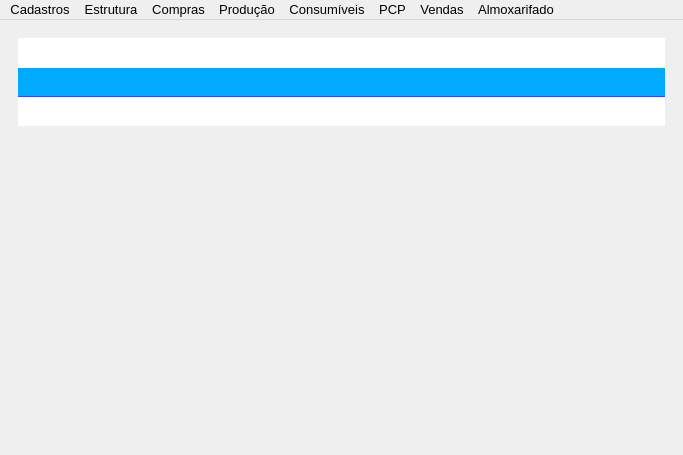
<?xml version="1.0" encoding="UTF-8"?>
<ui version="4.0">
 <class>Menu_Principal</class>
 <widget class="QMainWindow" name="Menu_Principal">
  <property name="geometry">
   <rect>
    <x>0</x>
    <y>0</y>
    <width>683</width>
    <height>455</height>
   </rect>
  </property>
  <property name="sizePolicy">
   <sizepolicy hsizetype="Preferred" vsizetype="Preferred">
    <horstretch>0</horstretch>
    <verstretch>0</verstretch>
   </sizepolicy>
  </property>
  <property name="maximumSize">
   <size>
    <width>16777215</width>
    <height>16777215</height>
   </size>
  </property>
  <property name="windowTitle">
   <string>ERP Suzuki</string>
  </property>
  <property name="windowIcon">
   <iconset>
    <normaloff>../../menu/icones/maquinas.jpg</normaloff>../../menu/icones/maquinas.jpg</iconset>
  </property>
  <property name="styleSheet">
   <string notr="true"/>
  </property>
  <widget class="QWidget" name="centralwidget">
   <property name="maximumSize">
    <size>
     <width>16777215</width>
     <height>16777215</height>
    </size>
   </property>
   <layout class="QVBoxLayout" name="verticalLayout">
    <item>
     <widget class="QWidget" name="widget" native="true">
      <property name="styleSheet">
       <string notr="true"/>
      </property>
      <layout class="QVBoxLayout" name="verticalLayout_5">
       <item>
        <widget class="QWidget" name="widget_7" native="true">
         <property name="minimumSize">
          <size>
           <width>0</width>
           <height>88</height>
          </size>
         </property>
         <property name="maximumSize">
          <size>
           <width>16777215</width>
           <height>88</height>
          </size>
         </property>
         <property name="styleSheet">
          <string notr="true">background-color: qlineargradient(spread:pad, x1:0, y1:0, x2:0, y2:1, stop:0.329545 rgba(255, 255, 255, 255), stop:0.339799 rgba(255, 255, 255, 255), stop:0.340909 rgba(0, 170, 255, 255), stop:0.662444 rgba(0, 170, 255, 255), stop:0.662469 rgba(0, 0, 255, 255), stop:0.670455 rgba(255, 255, 255, 255));</string>
         </property>
         <layout class="QHBoxLayout" name="horizontalLayout_2">
          <property name="spacing">
           <number>20</number>
          </property>
         </layout>
        </widget>
       </item>
       <item>
        <widget class="QWidget" name="widget_8" native="true"/>
       </item>
      </layout>
     </widget>
    </item>
    <item>
     <widget class="QWidget" name="widget_2" native="true">
      <property name="minimumSize">
       <size>
        <width>0</width>
        <height>150</height>
       </size>
      </property>
      <property name="maximumSize">
       <size>
        <width>16777215</width>
        <height>150</height>
       </size>
      </property>
      <property name="styleSheet">
       <string notr="true"/>
      </property>
      <layout class="QHBoxLayout" name="horizontalLayout">
       <property name="leftMargin">
        <number>0</number>
       </property>
       <property name="topMargin">
        <number>0</number>
       </property>
       <property name="rightMargin">
        <number>0</number>
       </property>
       <property name="bottomMargin">
        <number>0</number>
       </property>
       <item>
        <widget class="QWidget" name="widget_4" native="true">
         <property name="styleSheet">
          <string notr="true"/>
         </property>
         <layout class="QVBoxLayout" name="verticalLayout_2">
          <property name="leftMargin">
           <number>6</number>
          </property>
          <property name="topMargin">
           <number>6</number>
          </property>
          <property name="rightMargin">
           <number>6</number>
          </property>
          <property name="bottomMargin">
           <number>6</number>
          </property>
          <item>
           <widget class="QWidget" name="widget_6" native="true">
            <property name="styleSheet">
             <string notr="true"/>
            </property>
           </widget>
          </item>
          <item>
           <widget class="QWidget" name="widget_5" native="true">
            <property name="minimumSize">
             <size>
              <width>0</width>
              <height>0</height>
             </size>
            </property>
            <property name="maximumSize">
             <size>
              <width>16777215</width>
              <height>16777215</height>
             </size>
            </property>
            <property name="styleSheet">
             <string notr="true"/>
            </property>
            <layout class="QVBoxLayout" name="verticalLayout_3">
             <property name="leftMargin">
              <number>6</number>
             </property>
             <property name="topMargin">
              <number>6</number>
             </property>
             <property name="rightMargin">
              <number>6</number>
             </property>
             <property name="bottomMargin">
              <number>6</number>
             </property>
             <item>
              <widget class="QLabel" name="label_versao">
               <property name="minimumSize">
                <size>
                 <width>0</width>
                 <height>18</height>
                </size>
               </property>
               <property name="maximumSize">
                <size>
                 <width>16777215</width>
                 <height>18</height>
                </size>
               </property>
               <property name="sizeIncrement">
                <size>
                 <width>0</width>
                 <height>0</height>
                </size>
               </property>
               <property name="font">
                <font>
                 <pointsize>7</pointsize>
                 <weight>75</weight>
                 <bold>true</bold>
                </font>
               </property>
               <property name="text">
                <string/>
               </property>
               <property name="alignment">
                <set>Qt::AlignLeading|Qt::AlignLeft|Qt::AlignVCenter</set>
               </property>
              </widget>
             </item>
             <item>
              <widget class="QLabel" name="label_DataVersao">
               <property name="minimumSize">
                <size>
                 <width>0</width>
                 <height>18</height>
                </size>
               </property>
               <property name="maximumSize">
                <size>
                 <width>16777215</width>
                 <height>18</height>
                </size>
               </property>
               <property name="font">
                <font>
                 <pointsize>7</pointsize>
                 <weight>75</weight>
                 <bold>true</bold>
                </font>
               </property>
               <property name="text">
                <string/>
               </property>
               <property name="alignment">
                <set>Qt::AlignLeading|Qt::AlignLeft|Qt::AlignVCenter</set>
               </property>
              </widget>
             </item>
             <item>
              <widget class="QLabel" name="label_Usuario">
               <property name="minimumSize">
                <size>
                 <width>0</width>
                 <height>18</height>
                </size>
               </property>
               <property name="maximumSize">
                <size>
                 <width>16777215</width>
                 <height>18</height>
                </size>
               </property>
               <property name="font">
                <font>
                 <pointsize>7</pointsize>
                 <weight>75</weight>
                 <bold>true</bold>
                </font>
               </property>
               <property name="text">
                <string/>
               </property>
              </widget>
             </item>
            </layout>
           </widget>
          </item>
         </layout>
        </widget>
       </item>
       <item>
        <widget class="QWidget" name="widget_3" native="true">
         <property name="minimumSize">
          <size>
           <width>400</width>
           <height>0</height>
          </size>
         </property>
         <property name="maximumSize">
          <size>
           <width>400</width>
           <height>16777215</height>
          </size>
         </property>
         <property name="styleSheet">
          <string notr="true"/>
         </property>
         <layout class="QVBoxLayout" name="verticalLayout_4">
          <item>
           <widget class="QLabel" name="label">
            <property name="text">
             <string/>
            </property>
            <property name="scaledContents">
             <bool>true</bool>
            </property>
           </widget>
          </item>
         </layout>
        </widget>
       </item>
      </layout>
     </widget>
    </item>
   </layout>
  </widget>
  <widget class="QMenuBar" name="menuBar">
   <property name="geometry">
    <rect>
     <x>0</x>
     <y>0</y>
     <width>683</width>
     <height>23</height>
    </rect>
   </property>
   <property name="font">
    <font>
     <pointsize>10</pointsize>
    </font>
   </property>
   <widget class="QMenu" name="menu_Producao">
    <property name="title">
     <string>Produção</string>
    </property>
    <addaction name="action_OP_Incluir"/>
    <addaction name="action_OP_Alterar"/>
    <addaction name="action_OP_Consumo"/>
    <addaction name="action_OP_Encerar"/>
    <addaction name="action_OP_Excluir"/>
    <addaction name="action_Producao_Status"/>
   </widget>
   <widget class="QMenu" name="menu_Estoque">
    <property name="title">
     <string>Almoxarifado</string>
    </property>
    <addaction name="action_Est_Mov"/>
    <addaction name="action_Est_Final"/>
   </widget>
   <widget class="QMenu" name="menu_Produto">
    <property name="title">
     <string>Cadastros</string>
    </property>
    <widget class="QMenu" name="menuProduto">
     <property name="title">
      <string>Produto</string>
     </property>
     <addaction name="action_Prod_Incluir"/>
     <addaction name="actionAlterar_Produto"/>
     <addaction name="action_Consultar_Produto"/>
     <addaction name="actionPesquisar_Produto"/>
     <addaction name="actionImprimir_Fichas"/>
    </widget>
    <widget class="QMenu" name="menuProduto_Preliminar">
     <property name="title">
      <string>Produto Preliminar</string>
     </property>
     <addaction name="action_Pre_Incluir_2"/>
     <addaction name="action_Pre_Status_2"/>
    </widget>
    <addaction name="menuProduto_Preliminar"/>
    <addaction name="menuProduto"/>
    <addaction name="actionConjunto"/>
    <addaction name="actionCliente"/>
    <addaction name="actionFornecedor"/>
    <addaction name="actionFuncionario"/>
    <addaction name="actionNatureza_Opera_o_CFOP"/>
    <addaction name="actionTipo_de_Material"/>
    <addaction name="actionProjetos"/>
    <addaction name="actionLocais_de_Estoque"/>
   </widget>
   <widget class="QMenu" name="menu_Compras">
    <property name="title">
     <string>Compras</string>
    </property>
    <widget class="QMenu" name="menu_Solicitacao">
     <property name="title">
      <string>Solicitação</string>
     </property>
     <addaction name="action_Sol_Incluir"/>
    </widget>
    <widget class="QMenu" name="menu_Requisicao">
     <property name="title">
      <string>Requisição</string>
     </property>
     <addaction name="action_Req_Incluir"/>
    </widget>
    <widget class="QMenu" name="menu_OC">
     <property name="title">
      <string>Ordem de Compra</string>
     </property>
     <addaction name="action_OC_Incluir"/>
     <addaction name="action_OC_Alterar"/>
    </widget>
    <addaction name="menu_Solicitacao"/>
    <addaction name="menu_Requisicao"/>
    <addaction name="menu_OC"/>
    <addaction name="action_Compras_Status"/>
   </widget>
   <widget class="QMenu" name="menu_Plano">
    <property name="title">
     <string>PCP</string>
    </property>
    <addaction name="action_Pcp_Previsao"/>
    <addaction name="action_Pcp_Produto"/>
   </widget>
   <widget class="QMenu" name="menu_Vendas">
    <property name="title">
     <string>Vendas</string>
    </property>
    <widget class="QMenu" name="menu_PI">
     <property name="title">
      <string>Pedido Interno (PI)</string>
     </property>
     <addaction name="action_PI_Incluir"/>
     <addaction name="action_PI_Alterar"/>
    </widget>
    <widget class="QMenu" name="menu_OV">
     <property name="title">
      <string>Ordem de Venda (OV)</string>
     </property>
     <addaction name="action_OV_Incluir"/>
     <addaction name="action_OV_Alterar"/>
    </widget>
    <addaction name="menu_PI"/>
    <addaction name="menu_OV"/>
    <addaction name="action_Vendas_Status"/>
   </widget>
   <widget class="QMenu" name="menuEstrutura">
    <property name="title">
     <string>Estrutura</string>
    </property>
    <addaction name="actionCadastrar_Vers_o"/>
    <addaction name="action_Estr_Incluir"/>
    <addaction name="action_Estr_Custo"/>
   </widget>
   <widget class="QMenu" name="menuConsum_veis">
    <property name="title">
     <string>Consumíveis</string>
    </property>
    <addaction name="action_CI_Incluir"/>
   </widget>
   <addaction name="menu_Produto"/>
   <addaction name="menuEstrutura"/>
   <addaction name="menu_Compras"/>
   <addaction name="menu_Producao"/>
   <addaction name="menuConsum_veis"/>
   <addaction name="menu_Plano"/>
   <addaction name="menu_Vendas"/>
   <addaction name="menu_Estoque"/>
  </widget>
  <action name="action_Incluir_Sol">
   <property name="text">
    <string>Inclui Solicitação</string>
   </property>
  </action>
  <action name="action_Consulta_Sol">
   <property name="text">
    <string>Consulta Solicitação</string>
   </property>
  </action>
  <action name="action_Consome_OS">
   <property name="text">
    <string>&quot;ANTIGO&quot; Consumo OS</string>
   </property>
  </action>
  <action name="action_IncluirOC_PDF">
   <property name="text">
    <string>Inclui OC (PDF)</string>
   </property>
  </action>
  <action name="action_Inclui_OP">
   <property name="text">
    <string>Inclui OP</string>
   </property>
  </action>
  <action name="action_Altera_OP">
   <property name="text">
    <string>Altera OP</string>
   </property>
  </action>
  <action name="action_Consulta_OP">
   <property name="text">
    <string>Consulta OP</string>
   </property>
  </action>
  <action name="action_Consumo_OP">
   <property name="text">
    <string>Consumo OP</string>
   </property>
  </action>
  <action name="action_Inclui_Req7">
   <property name="text">
    <string>Inclui Requisição1</string>
   </property>
  </action>
  <action name="a1ction_Consulta_Req">
   <property name="text">
    <string>Consulta Requisição1</string>
   </property>
  </action>
  <action name="action_Produto_PCP">
   <property name="text">
    <string>Consulta Produto1</string>
   </property>
   <property name="iconVisibleInMenu">
    <bool>true</bool>
   </property>
  </action>
  <action name="action_Encerra_OP">
   <property name="text">
    <string>Encerra OP</string>
   </property>
  </action>
  <action name="action_Est_Mov">
   <property name="text">
    <string>Movimentação</string>
   </property>
  </action>
  <action name="actionCadastro_Equipamento_N_S_rie">
   <property name="text">
    <string>Cadastro Equipamento (Nº Série)</string>
   </property>
  </action>
  <action name="actionCadastro_Par_metro_Checklist">
   <property name="text">
    <string>Cadastro Parâmetro/Checklist</string>
   </property>
  </action>
  <action name="actionIncluir_Par_metro_Check_M_quina">
   <property name="text">
    <string>Incluir Parâmetro Check/Máquina</string>
   </property>
  </action>
  <action name="actionIncluir_M_quinas_ao_Cliente">
   <property name="text">
    <string>Incluir Máquinas/Cliente</string>
   </property>
  </action>
  <action name="actionIncluir_Equipamento_M_quina">
   <property name="text">
    <string>Incluir Equipamento/Máquina</string>
   </property>
  </action>
  <action name="action_MP_Maquina">
   <property name="text">
    <string>Maquinas</string>
   </property>
  </action>
  <action name="action_MP_Equipamento">
   <property name="text">
    <string>Equipamentos</string>
   </property>
  </action>
  <action name="action_MP_EtapaMaq">
   <property name="text">
    <string>Etapas/Maquina</string>
   </property>
  </action>
  <action name="action_MP_ParaMaq">
   <property name="text">
    <string>Parâmetro Check/Máquina</string>
   </property>
  </action>
  <action name="action_MP_EquipMaq">
   <property name="text">
    <string>Equipamento/Máquina</string>
   </property>
  </action>
  <action name="action_Incluir_MP">
   <property name="text">
    <string>Incluir MP</string>
   </property>
  </action>
  <action name="action_MP_Acompanha">
   <property name="text">
    <string>Acompanhar MP</string>
   </property>
  </action>
  <action name="action_MP_Parametro">
   <property name="text">
    <string>Parâmetros</string>
   </property>
  </action>
  <action name="action_MP_Usuario">
   <property name="text">
    <string>Usuários</string>
   </property>
  </action>
  <action name="action_MP_MaqCliente">
   <property name="text">
    <string>Máquina/Cliente</string>
   </property>
  </action>
  <action name="action_Incluir_PCP">
   <property name="text">
    <string>Incluir Plano</string>
   </property>
  </action>
  <action name="action_Previsao_PCP">
   <property name="text">
    <string>Previsão Entrega Plano1</string>
   </property>
  </action>
  <action name="action_IncluirOC">
   <property name="text">
    <string>Inclui OC (Manual)</string>
   </property>
  </action>
  <action name="action_AlteraOC">
   <property name="text">
    <string>Altera OC</string>
   </property>
  </action>
  <action name="action_Inclui_OP_Lote">
   <property name="text">
    <string>Inclui OP (Lote)</string>
   </property>
  </action>
  <action name="action_Exclui_OP">
   <property name="text">
    <string>Exclui OP</string>
   </property>
  </action>
  <action name="action_Est_Final">
   <property name="text">
    <string>Estoque Final</string>
   </property>
  </action>
  <action name="action_Prod_Status">
   <property name="text">
    <string>Consulta Status</string>
   </property>
  </action>
  <action name="actionCusto_Pre_o_de_Venda">
   <property name="text">
    <string>Custo/Preço Estrutura</string>
   </property>
  </action>
  <action name="action_Estr_Incluir">
   <property name="text">
    <string>Incluir/Editar</string>
   </property>
  </action>
  <action name="action_Estr_Custo">
   <property name="text">
    <string>Custo/Preço Venda</string>
   </property>
  </action>
  <action name="action_Sol_Incluir">
   <property name="text">
    <string>Incluir Sol</string>
   </property>
  </action>
  <action name="action_Compras_Status">
   <property name="text">
    <string>Status Compras</string>
   </property>
  </action>
  <action name="action_Req_Incluir">
   <property name="text">
    <string>Incluir Req</string>
   </property>
  </action>
  <action name="action_Consulta_Req">
   <property name="text">
    <string>Consultar Req</string>
   </property>
  </action>
  <action name="action_OC_Incluir">
   <property name="text">
    <string>Incluir OC</string>
   </property>
  </action>
  <action name="action_OC_Alterar">
   <property name="text">
    <string>Alterar OC</string>
   </property>
  </action>
  <action name="action_Pcp_Previsao">
   <property name="text">
    <string>Materiais Pendentes (Previsão)</string>
   </property>
  </action>
  <action name="action_Pcp_Produto">
   <property name="text">
    <string>Situação Produto</string>
   </property>
  </action>
  <action name="action_Plano_Produto">
   <property name="text">
    <string>Previsão Produto</string>
   </property>
  </action>
  <action name="action_PI_Incluir">
   <property name="text">
    <string>Incluir PI</string>
   </property>
  </action>
  <action name="action_PI_Alterar">
   <property name="text">
    <string>Alterar PI</string>
   </property>
  </action>
  <action name="action_PI_Previsao">
   <property name="text">
    <string>Previsão PI</string>
   </property>
  </action>
  <action name="action_OV_Incluir">
   <property name="text">
    <string>Incluir OV</string>
   </property>
  </action>
  <action name="action_OV_Alterar">
   <property name="text">
    <string>Alterar OV</string>
   </property>
  </action>
  <action name="action_Vendas_Status">
   <property name="text">
    <string>Status Vendas</string>
   </property>
  </action>
  <action name="action_OP_Incluir">
   <property name="text">
    <string>Incluir OP</string>
   </property>
  </action>
  <action name="action_OP_Lote">
   <property name="text">
    <string>Incluir OP (Lote)</string>
   </property>
  </action>
  <action name="action_OP_Alterar">
   <property name="text">
    <string>Alterar OP</string>
   </property>
  </action>
  <action name="action_OP_Consumo">
   <property name="text">
    <string>Consumir OP</string>
   </property>
  </action>
  <action name="action_OP_Encerar">
   <property name="text">
    <string>Encerrar OP</string>
   </property>
  </action>
  <action name="action_OP_Excluir">
   <property name="text">
    <string>Excluir OP</string>
   </property>
  </action>
  <action name="action_Producao_Status">
   <property name="text">
    <string>Status OP</string>
   </property>
  </action>
  <action name="actionIncluir_CI">
   <property name="text">
    <string>Incluir CI</string>
   </property>
  </action>
  <action name="action_Pre_Incluir">
   <property name="text">
    <string>Incluir Pré</string>
   </property>
  </action>
  <action name="action_Pre_Status">
   <property name="text">
    <string>Status Pré</string>
   </property>
  </action>
  <action name="actionCusto_Venda_de_Produto">
   <property name="text">
    <string>Custo/Venda de Produto</string>
   </property>
  </action>
  <action name="action_CI_Incluir">
   <property name="text">
    <string>Incluir CI</string>
   </property>
  </action>
  <action name="action_Pre_Incluir_2">
   <property name="text">
    <string>Incluir Pré</string>
   </property>
  </action>
  <action name="action_Pre_Status_2">
   <property name="text">
    <string>Status Pré</string>
   </property>
  </action>
  <action name="actionidfgfd">
   <property name="text">
    <string>idfgfd</string>
   </property>
  </action>
  <action name="action_Prod_Incluir">
   <property name="text">
    <string>Incluir Produto</string>
   </property>
  </action>
  <action name="action_Consultar_Produto">
   <property name="text">
    <string>Consultar Produto</string>
   </property>
  </action>
  <action name="actionAlterar_Produto">
   <property name="text">
    <string>Alterar Produto</string>
   </property>
  </action>
  <action name="actionPesquisar_Produto">
   <property name="text">
    <string>Pesquisar Produto</string>
   </property>
  </action>
  <action name="actionCliente">
   <property name="text">
    <string>Cliente</string>
   </property>
  </action>
  <action name="actionFornecedor">
   <property name="text">
    <string>Fornecedor</string>
   </property>
  </action>
  <action name="actionFuncionario">
   <property name="text">
    <string>Funcionário</string>
   </property>
  </action>
  <action name="actionConjunto">
   <property name="text">
    <string>Conjunto</string>
   </property>
  </action>
  <action name="actionNatureza_Opera_o_CFOP">
   <property name="text">
    <string>Natureza Operação (CFOP)</string>
   </property>
  </action>
  <action name="actionTipo_de_Material">
   <property name="text">
    <string>Tipo de Material</string>
   </property>
  </action>
  <action name="actionProjetos">
   <property name="text">
    <string>Projeto</string>
   </property>
  </action>
  <action name="actionLocais_de_Estoque">
   <property name="text">
    <string>Local de Estoque</string>
   </property>
  </action>
  <action name="actionCadastrar_Vers_o">
   <property name="text">
    <string>Cadastrar Versão</string>
   </property>
  </action>
  <action name="actionImprimir_Fichas">
   <property name="text">
    <string>Imprimir Fichas</string>
   </property>
  </action>
 </widget>
 <resources/>
 <connections/>
</ui>
